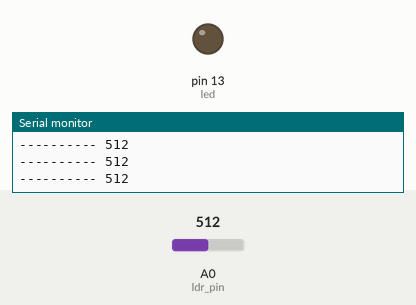
Recording of a sketch running on a simulated Arduino Uno, built with avr-gcc and run on an emulated ATmega328P. Shown: output pins drawn as LEDs (lit = HIGH), the last lines printed to the serial monitor. The inputs (shaded band) are chosen by the test bench; at power-on: A0 (ldr_pin) = 512.

Above: at 1.2 s.
1.3 s: A0 (ldr_pin) set to 22
4.3 s: A0 (ldr_pin) set to 18
At 5.0 s:
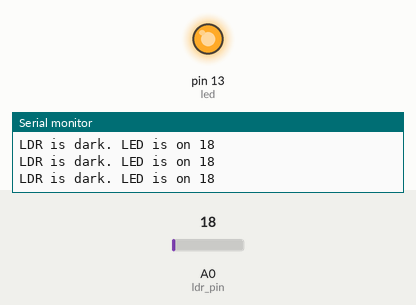
5.8 s: A0 (ldr_pin) set to 122
At 6.4 s:
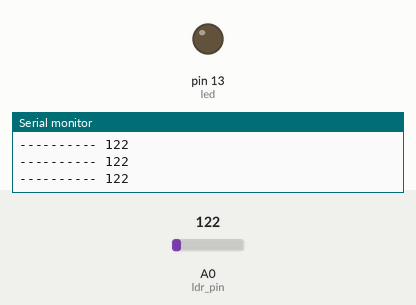
Timing chart, 0 to 8.8 s (numbered marks = the images above; inputs shaded):
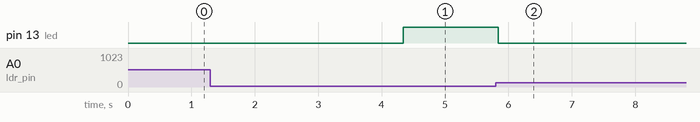

Measured:
- the behaviour switches between 21 and 20 on A0 (ldr_pin) (found by bisection; images 0 and 1)
- after the input at 4.3 s, pin 13 (led): LOW → HIGH at once
- after the input at 5.8 s, pin 13 (led): HIGH → LOW at once

The sketch:

LDR.ino
```cpp
const int led = 13;
const int ldr_pin = A0;
void setup() {
  // put your setup code here, to run once:
  Serial.begin(9600);
  pinMode(led,OUTPUT);
  pinMode(ldr_pin,INPUT);

}

void loop() {
  // put your main code here, to run repeatedly:
  int ldr_read = analogRead(ldr_pin);

  if(ldr_read<=20)
  {
    Serial.print("LDR is dark. LED is on ");
    Serial.println(ldr_read);
    digitalWrite(led,HIGH);

  }
  else
  {
    Serial.print("---------- ");
    Serial.println(ldr_read);
    digitalWrite(led,LOW);
  }

}
```
